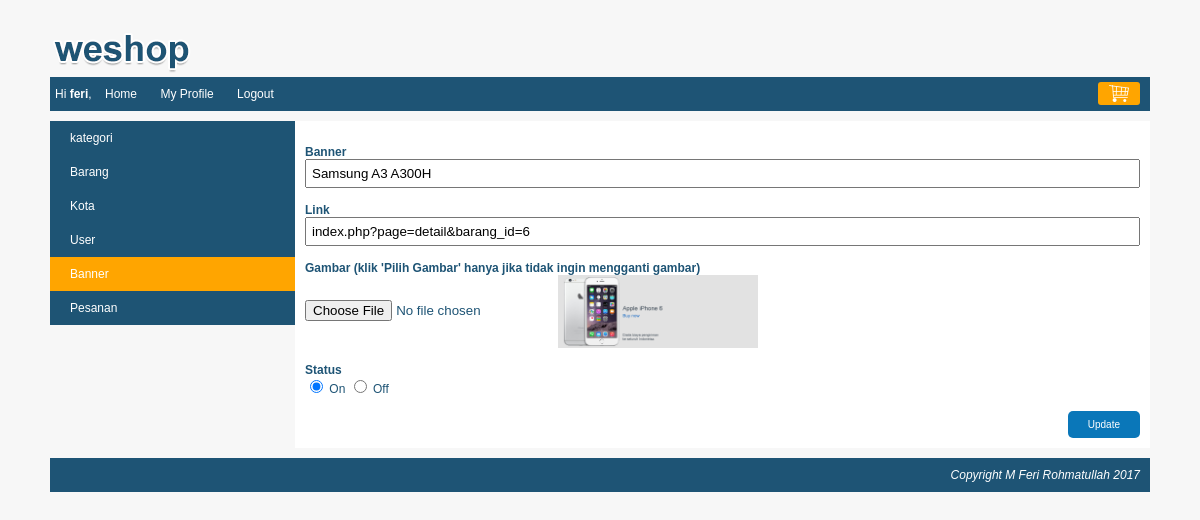
The app's page /index.php?page=my_profile&module=banner&action=form&banner_id=2 (signed in) with its own data.
### tables this page shows
CREATE TABLE IF NOT EXISTS `banner` (
`banner_id` int(10) NOT NULL,
  `banner` varchar(100) NOT NULL,
  `gambar` varchar(150) NOT NULL,
  `link` varchar(500) NOT NULL,
  `status` enum('on','off') NOT NULL
);

### module/banner/form.php (the view)
<?php
    $banner_id = isset($_GET['banner_id']) ? $_GET['banner_id'] : "";
    $banner = "";
    $link = "";
    $gambar = "";
	$keterangan_gambar = "";
    $status = "";
    $button = "Add";
    if($banner_id != "")
    {
        $button = "Update";
        $queryBanner = mysqli_query($koneksi, "SELECT * FROM banner WHERE banner_id='$banner_id'");
        $row=mysqli_fetch_array($queryBanner);
		$banner = $row["banner"];
		$link = $row["link"];
		$gambar = "<img src='". BASE_URL."images/slide/$row[gambar]' style='width: 200px;vertical-align: middle;' />";
		$keterangan_gambar = "(klik 'Pilih Gambar' hanya jika tidak ingin mengganti gambar)";
		$status = $row["status"];
    }
?>
<form action="<?php echo BASE_URL."module/banner/action.php?banner_id=$banner_id"?>" method="POST" enctype="multipart/form-data">
	<div class="element-form">
		<label>Banner</label>
		<span><input type="text" name="banner" value="<?php echo $banner; ?>" /></span>
	</div>
	<div class="element-form">
		<label>Link</label>
		<span><input type="text" name="link" value="<?php echo $link; ?>" /></span>
	</div>
	<div class="element-form">
		<label>Gambar <?php echo $keterangan_gambar; ?></label>
		<span><input type="file" name="file" /><?php echo $gambar; ?></span>
	</div>
	<div class="element-form">
		<label>Status</label>
		<span>
			<input type="radio" value="on" name="status" <?php if($status == "on"){ echo "checked"; } ?> /> On
			<input type="radio" value="off" name="status" <?php if($status == "off"){ echo "checked"; } ?> /> Off
		</span>
	</div>
	<div class="element-form">
		<span><input type="submit" name="button" value="<?php echo $button; ?>" class="submit-my-profile" /></span>
	</div>
</form>

### css/style.css (style rules this page uses)
body { font-family: arial; font-size: 12px; color:#1E5475; background: #F7F7F7; margin: 0px; }
.element-form { margin-bottom: 15px; }
.element-form label { display: block; font-weight:; }
.element-form span { display: block; }
.element-form span input[type="text"], input[type="password"], textarea, select, input[type="number"] { width: 100%; padding: 5px; box-sizing: border-box; }
.element-form label { font-weight: bold; }
.element-form input[type="submit"] { padding: 8px 20px; background-color: #0a77b9; border-radius: 5px; border: none; color: white; float: right; cursor: pointer; transition: background-color 0.5s; font-size: 10px; }
form { display: inline; margin-left: 7px; }
input[type="submit"] { background: #1e5475; border: none; color: white; padding: 5px 7px; border-radius: 2px; cursor: pointer; }

### records on screen
banner: banner "Samsung A3 A300H", link "index.php?page=detail&barang_id=6", gambar (picture), status "☑"

### other values on screen
$nama "feri"
$keterangan_gambar "(klik 'Pilih Gambar' hanya jika tidak ingin mengganti gambar)"
